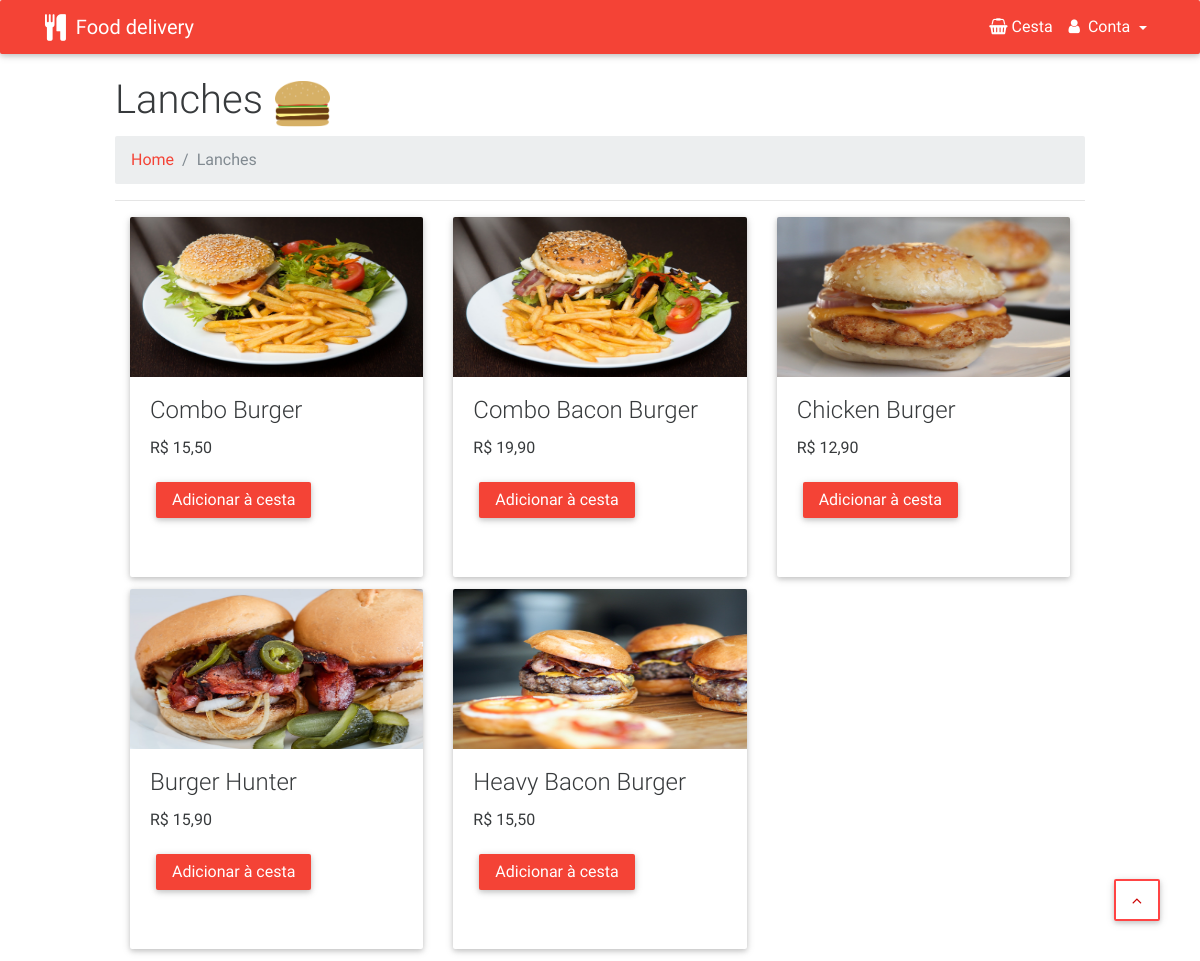
The page /site/categoria/categoria.php?id=3 on the database its author committed.
### tables this page shows
CREATE TABLE `categoria` (
  `idCategoria` int(11) NOT NULL,
  `nome` varchar(15) NOT NULL,
  `descricao` varchar(200) NOT NULL,
  `imagem` varchar(40) NOT NULL
);

CREATE TABLE `produto` (
  `idProduto` int(11) NOT NULL,
  `nome` varchar(50) NOT NULL,
  `descricao` varchar(200) NOT NULL,
  `tempoPreparo` time NOT NULL,
  `valor` float NOT NULL,
  `idCategoria` int(11) NOT NULL,
  `imagem` varchar(36) NOT NULL
);

### site/controller/storeController.php (called while the page is built, shortened)
<?php
require $_SERVER['DOCUMENT_ROOT'] . '/pintegrador/admin/protected/libs/conexao.php';
require_once SERVER_ROOT . 'admin/protected/model/produtoModel.php';
class storeController {
    private $produtoModel;
    function __construct() {
        $this->produtoModel = new ProdutoModel();
    }
    public function buscaPorCategoria($id) {
        return $this->produtoModel->buscaPorCategoria($id);
    }
}

### admin/protected/libs/conexao.php (called while the page is built, shortened)
<?php
class Conexao {
    public function estabeleceConexao() {
        try {
            $this->bd = new PDO(
                    BD_TIPO.':host='.BD_HOST.';dbname='.BD_NOME,
                    BD_USUARIO,
                    BD_SENHA
                );
        } catch (PDOException $exc) {
            echo '<script>window.alert("Houve um problema com a conexão ao banco de dados!\nEntre em contato com o administrador do sistema!");</script>';
            exit;
        }
    }
}

### admin/protected/model/produtoModel.php (called while the page is built, shortened)
<?php
class ProdutoModel extends Conexao {
    public function buscaPorCategoria($id) {
        $sql = "SELECT p.*, c.nome as categoria, c.imagem as imagemCat FROM produto p"
                . " INNER JOIN categoria c ON p.idCategoria=c.idCategoria"
                . " WHERE p.idCategoria=:id ORDER BY rand()";
        $query = $this->bd->prepare($sql);
        $query->execute(array('id' => $id));
        return $query->fetchAll();
    }
}

### site/categoria/categoria.php (the view, shortened to what this page needs)
<?php
include_once '../resources/componentes/header-nav.php';
if (isset($_GET['id'])) {
    $produtos = $store->buscaPorCategoria($_GET['id']);
    if (count($produtos) <= 0) {
        $categoria = $store->categoriaPorId($_GET['id']);
        echo '<br/><div class="col-md-1"></div>';
        echo '<div class="col-md-10">';
        echo '<h1 class="title" style="display: inline">' . $categoria['nome'] . '</h1>&nbsp; &nbsp;'
        . '<img style="padding-bottom:1%" id="icone-cesta" src="../public/img/icons/' . $categoria['imagem'] . '"><br/>';
        ?>
        <ol class="breadcrumb">
            <li class="breadcrumb-item"><a href="../">Home</a></li>
            <li class="breadcrumb-item active"><?= $categoria['nome'] ?></li>
        </ol><hr/>
        <br/><h3 class="title">Nenhum item encontrado :(</h3><hr/>
        <a onClick="history.back()" class="card-link"><i class="fa fa-angle-left" aria-hidden="true"></i>&nbsp;Voltar</a>
        <?php
    } else if (count($produtos) > 0) {
        echo '<br/><div class="col-md-1"></div>';
        echo '<div class="col-md-10">';
        echo '<h1 class="title" style="display: inline">' . $produtos['0']['categoria'] . '</h1>&nbsp; &nbsp;'
        . '<img style="padding-bottom:1%" id="icone-cesta" src="../public/img/icons/' . $produtos['0']['imagemCat'] . '"><br/>';
        ?>
        <ol class="breadcrumb">
            <li class="breadcrumb-item"><a href="../">Home</a></li>
            <li class="breadcrumb-item active"><?= $produtos['0']['categoria'] ?></li>
        </ol><hr/>
        <?php
        $quebraLinha = 0;
        foreach ($produtos as $produto) {
            ?>
            <div class="col-md-4" style="<?php if ($quebraLinha === 3) echo "clear:both;"; ?>">
                <div class="card" id="catItem">
                    <img class="img-fluid" src="../public/img/<?= $produto['imagem'] ?>">
                    <div class="card-block">
                        <h4 class="card-title"><?= $produto['nome'] ?></h4>
                        <p class="card-text">R$ <?php echo number_format($produto['valor'], 2, ',', ' '); ?></p>
                        <a href="../produto/produto.php?id=<?= $produto['idProduto'] ?>" class="btn btn-danger" id="botao-add">Adicionar à cesta</a>
                    </div>
                </div>
            </div>
            <?php
            if ($quebraLinha < 3) {
                $quebraLinha++;
            } else {
                $quebraLinha = 0;
            }
        }
    } else {
        echo '<br/><h3 class="title">Nenhum item encontrado :(</h3><hr/>';
        echo '<a onClick="history.back()" class="card-link"><i class="fa fa-angle-left" aria-hidden="true"></i>&nbsp;Voltar</a>';
    }
} else {
    echo '<br/><h3 class="title">Nenhum item encontrado :(</h3><hr/>';
    echo '<a onClick="history.back()" class="card-link"><i class="fa fa-angle-left" aria-hidden="true"></i>&nbsp;Voltar</a>';
}
?>
</div>

### site/resources/css/style.css (style rules this page uses)
.list-group-item, a { color: rgb(244, 67, 54); }
.col-md-4 > .card { height: 22.5em; width: 100%; padding: auto; }
.col-md-4 > .card > .img-fluid { width: 100%; height: 10em; }
#icone-cesta { height: 55px; width: 55px; overflow: hidden; }

### site/resources/css/lightbox.css (style rules this page uses)
body:after { content: url(../images/close.png) url(../images/loading.gif) url(../images/prev.png) url(../images/next.png); display: none; }

### rows shown on the page
categoria: nome "Lanches", imagem (picture)
produto: imagem (picture), nome "Combo Burger", valor "15,50"
produto: imagem (picture), nome "Combo Bacon Burger", valor "19,90"
produto: imagem (picture), nome "Chicken Burger", valor "12,90"
produto: imagem (picture), nome "Burger Hunter", valor "15,90"
produto: imagem (picture), nome "Heavy Bacon Burger", valor "15,50"
